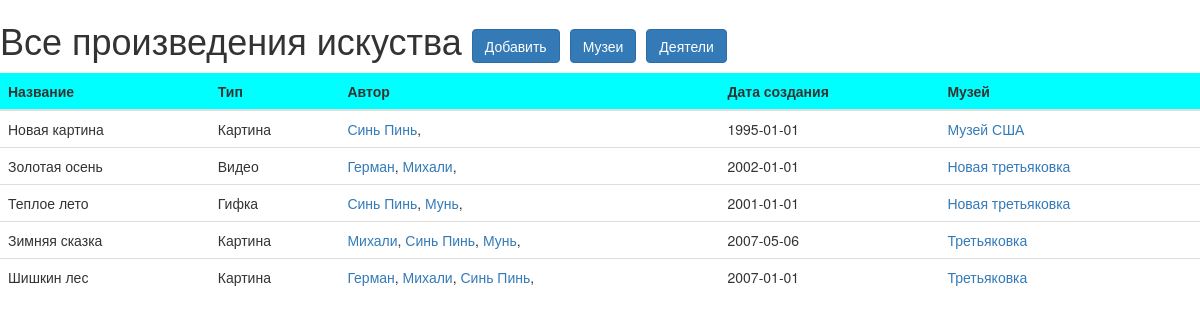
The page / on the database its author committed.
### tables this page shows
CREATE TABLE "exhibit"
(
	id INTEGER not null
		primary key
		unique,
	release_date TEXT not null,
	title TEXT not null,
	type_id INTEGER default 0 not null,
	museum_id INTEGER not null
		references museum
			on delete cascade
);

CREATE TABLE type(
            id INTEGER UNIQUE NOT NULL PRIMARY KEY,
            name TEXT NOT NULL
        );

CREATE TABLE person(
            id INTEGER UNIQUE NOT NULL PRIMARY KEY,
            name TEXT NOT NULL,
            birth_date TEXT NOT NULL
        );

CREATE TABLE museum(
            id INTEGER UNIQUE NOT NULL PRIMARY KEY,
            name TEXT NOT NULL,
            foundation_date TEXT NOT NULL,
            city_id INTEGER NOT NULL,
            FOREIGN KEY (city_id) REFERENCES city(id) ON DELETE CASCADE
        );

### views.py (the view)
@app.app.route('/', methods=['GET'])
def exhibits():
    exhibits = db.get_exhibits_full_info()
    return flask.render_template('exhibits.html', exhibits=exhibits)

### templates/exhibits.html (shortened to what this page needs)
{% extends "bootstrap/base.html" %}
{% block styles %}
{{super()}}
{% endblock %}
{% block content %}
<h1>Все произведения искуства
    <a href="/exhibits/create">
        <button type="button" class="btn btn-primary">Добавить</button>
    </a>
    <a href="/museums">
        <button type="button" class="btn btn-primary">Музеи</button>
    </a>
    <a href="/persons">
        <button type="button" class="btn btn-primary">Деятели</button>
    </a>
</h1>
<table class="table table-hover">
  <thead class="thead-dark">
    <tr>
        <th bgcolor="aqua"> Название </th>
        <th bgcolor="aqua"> Тип </th>
        <th bgcolor="aqua"> Автор </th>
        <th bgcolor="aqua"> Дата создания </th>
        <th bgcolor="aqua"> Музей </th>
    </tr>
  </thead>
  <tbody>
  {% for exhibit in exhibits %}
    <tr>
        <td> {{ exhibit.exhibit.title }} </td>
        <td> {{ exhibit.type.name }} </td>
        <td> {% for person in exhibit.persons %} <a href="/persons/{{ person.id }}" target="_blank">{{ person.name }}</a>, {% endfor %} </td>
        <td> {{ exhibit.exhibit.release_date }} </td>
        <td> <a href="/museums/{{ exhibit.museum.id }}" target="_blank">{{ exhibit.museum.name }}</a> </td>
    </tr>
  {% endfor %}
  </tbody>
</table>
{% endblock %}

### rows shown on the page
exhibit: exhibit "Новая картина", name "Синь Пинь", exhibit.release_date "1995-01-01"
type: type.name "Картина" "Картина" "Картина"
museum: museum.name "Музей США"
exhibit: exhibit "Золотая осень", name "Герман", name "Михали", exhibit.release_date "2002-01-01"
type: type.name "Видео"
museum: museum.name "Новая третьяковка" "Новая третьяковка"
exhibit: exhibit "Теплое лето", name "Синь Пинь", name "Мунь", exhibit.release_date "2001-01-01"
type: type.name "Гифка"
exhibit: exhibit "Зимняя сказка", name "Михали", name "Синь Пинь", name "Мунь", exhibit.release_date "2007-05-06"
museum: museum.name "Третьяковка" "Третьяковка"
exhibit: exhibit "Шишкин лес", name "Герман", name "Михали", name "Синь Пинь", exhibit.release_date "2007-01-01"
